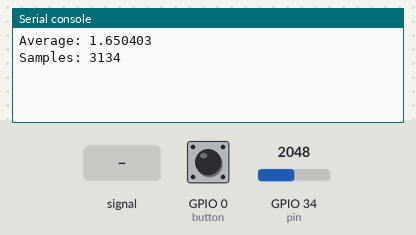
The program below on a simulated ESP32 board running MicroPython. On the bench: the last lines printed to the serial console. The test bench sets the inputs (shaded band); at power-on: GPIO 34 (pin) = 2048, GPIO 0 (button) HIGH (analog values on the 0–4095 scale). The interpreter's speed is modelled, so counts of loop turns are approximate; deep sleep restarts the program when it ends.

Above: at 1.2 s.
1.3 s: GPIO 34 (pin) fed a 200 Hz sine of ±327 counts around its level
At 2.5 s:
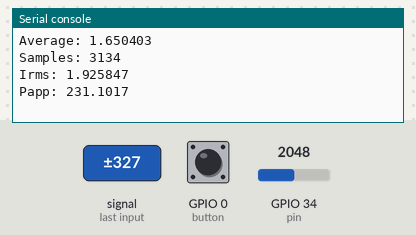
2.8 s: GPIO 34 (pin) set to 3603
At 10.2 s:
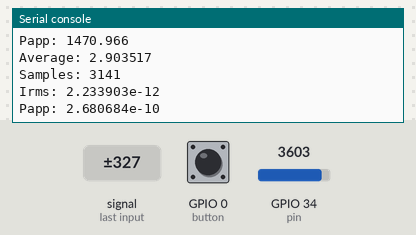
11.0 s: GPIO 0 (button) pulled LOW for 0.15 s
12.6 s: GPIO 0 (button) pulled LOW for 1 s
At 14.9 s:
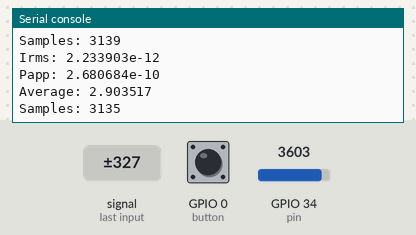
15.1 s: GPIO 34 (pin) set to 0
At 16.7 s:
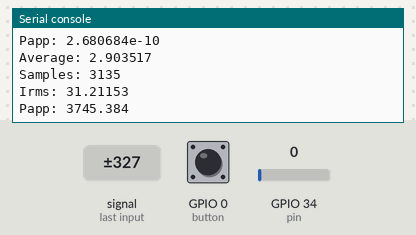
Timing chart, 0 to 17.6 s (numbered marks = the images above; inputs shaded):
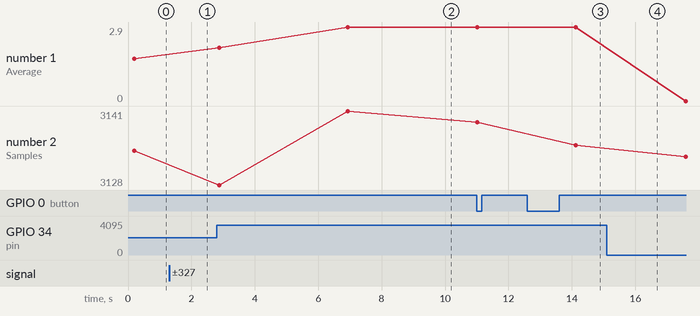

The program:

irms.py
```python
from machine import Pin
from machine import ADC
from machine import sleep
from machine import deepsleep
from math import sqrt
from time import ticks_ms

pin = Pin(34)
button = Pin(0)

adc=ADC(pin)
adc.atten(ADC.ATTN_11DB)

s = 0.066			#Sensibility

def getAverage():
    average = 0
    n = 0
    t = ticks_ms()

    while (ticks_ms() - t) <= 200:
        n += 1
        average += 3.3*adc.read()/4095

    return (average/n,n)

def getIrms(voff,N):
    v = 0
    for j in range(N):
        v += ((3.3*adc.read()/4095)-voff)**2
    i = (1/s)*sqrt(v/N)
    return i

def getPapp(Irms):
    pot = Irms*120
    return pot

while True:
    if button.value() == 1:
        (average,n) = getAverage()
        print("Average:",average)
        print("Samples:",n)

        Irms = getIrms(average,n)
        print("Irms:",Irms)

        pot = getPapp(Irms)
        print("Papp:",pot)

        deepsleep(1000)

    else:
        break
```

Measured:
- after the input at 1.3 s, the serial console: prints a new line after 0.07 s (image 1)
- after the input at 2.8 s, the serial console: prints a new line after 0.07 s (image 2)
- after the input at 12.6 s, the serial console: prints a new line after 1.5 s (image 3)
- after the input at 15.1 s, the serial console: prints a new line after 0.99 s (image 4)
- plotted number 1: 1.65 → 2.9 after the input at 2.8 s, 2.9 → 0 after the input at 15.1 s
- plotted number 2: 3134 → 3141 after the input at 2.8 s, 3139 → 3135 after the input at 12.6 s, 3135 → 3133 after the input at 15.1 s
